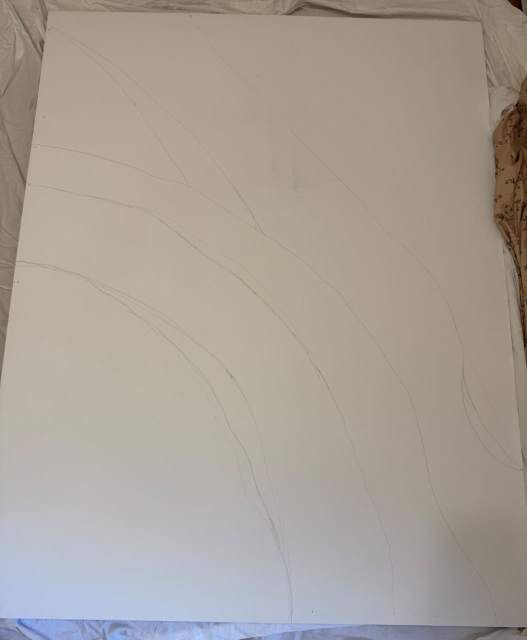
#> input picture example/images/20261104T134947Z-9b31/photo.jpg, 1054 x 1280 px (shown at 1/2 size)
$ python -i relief_scan.py   (imports and definitions only)   (older library calls are emulated)
#> lines starting #> are read from the running program, lines starting #| are printed output that depends on the picture
#> further down, picture is the input picture: shape (1280, 1054, 3); mean B, G, R 150.1, 160.1, 167.3
"""Relief scan: recover a painting's surface from photos lit by a torch moved around it.

    uv run python -m impasto.relief_scan photo1.jpg ... photo5.jpg --out scan/
    uv run python -m impasto.relief_scan photos/*.jpg --corners 20,60 1170,45 1185,1480 95,1495

The phone stays still and only the light moves. Nobody measures where the torch
was, so it's read from the photos:

1. The paint's own color cancels out by dividing a pixel across the photos. What's
   left is lighting: a slow slope of brightness across the canvas, falling away from
   the torch, and fine shading from the relief.
2. The slow slope's direction says where the torch was in each photo.
3. With the lights known, each pixel's normal is solved on its own, setting aside
   highlights and shadows, and the normals are integrated into a height map.
4. To say whether it worked with no true surface to compare against, each photo is
   predicted from the others. A surface that's real predicts a photo it hasn't seen.

Height comes out in canvas pixels, and its overall scale is an estimate: the shape
of the relief is measured, its absolute depth isn't. Slow changes across the canvas
are removed, because a canvas is flat at that scale and torch falloff is not.
"""

from __future__ import annotations

import argparse
import json
from dataclasses import asdict, dataclass, field
from pathlib import Path

import cv2
import numpy as np
from PIL import Image, ImageOps
from pillow_heif import register_heif_opener

from impasto.rectify import linear_to_srgb, order_corners, parse_point, srgb_to_linear

MIN_PHOTOS = 4
MAX_SIDE = 1600
# Shading that changes more slowly than this share of the long side counts as torch falloff.
FALLOFF_SCALE = 0.06
CLIPPED = 250
DARK = 6
# The torch's height above the canvas plane. The photos can't say, and it sets only the
# relief's overall scale. The capture steps ask for about this.
ASSUMED_ELEVATION = 35.0
# Brightness slope across the canvas, in log units per canvas side, below which the torch's side can't be told.
FAINTEST_FALLOFF = 0.03
# How well a surface must predict a photo it hasn't seen before it's called a relief.
TRUSTED_PREDICTION = 0.5
LUMA = np.array([0.0722, 0.7152, 0.2126])  # BGR


# [1 line not run here, left out]


class ReliefScanError(ValueError):
    """The photos can't give a relief; the message says what to do about it."""


@dataclass
class Quality:
    photos: int
    prediction: float  # correlation between each photo's shading and its prediction from the others
    moved_px: list[float]  # how far each photo was shifted to line it up with the first
    integrability: float  # share of the solved slopes that don't fit any surface: 0 is a true surface
    slope_median: float
    warnings: list[str] = field(default_factory=list)


@dataclass
class ReliefScan:
    height: np.ndarray  # H x W floats, in canvas pixels
    normals: np.ndarray  # H x W x 3, x right, y down, z toward the viewer
    albedo: np.ndarray  # H x W x 3 uint8 BGR: the paint with the torch's shading taken out
    light_azimuths: list[float]  # where the torch was: 0 = right, clockwise on screen, as in the renderer
    quality: Quality


# [11 lines left out: functions read_photo, fit_size, not called in this run]


def _edges(image: np.ndarray) -> np.ndarray:
    """Where the paint's edges are: a ridge's bright side flips with the light, its edge doesn't."""
    gray = np.log(cv2.cvtColor(image, cv2.COLOR_BGR2GRAY).astype(np.float32) + 8.0)
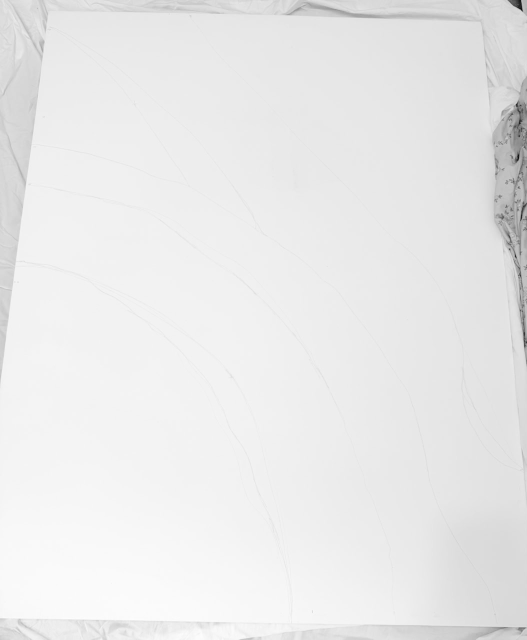
#> gray: shape (1280, 1054) float32 (shown at 1/2 size); min 2.4, max 5.37, mean 5.12; drawn with min black and max white
    smooth = cv2.GaussianBlur(gray, (0, 0), 1.0)
    return cv2.GaussianBlur(cv2.magnitude(cv2.Sobel(smooth, cv2.CV_32F, 1, 0), cv2.Sobel(smooth, cv2.CV_32F, 0, 1)), (0, 0), 2.0)
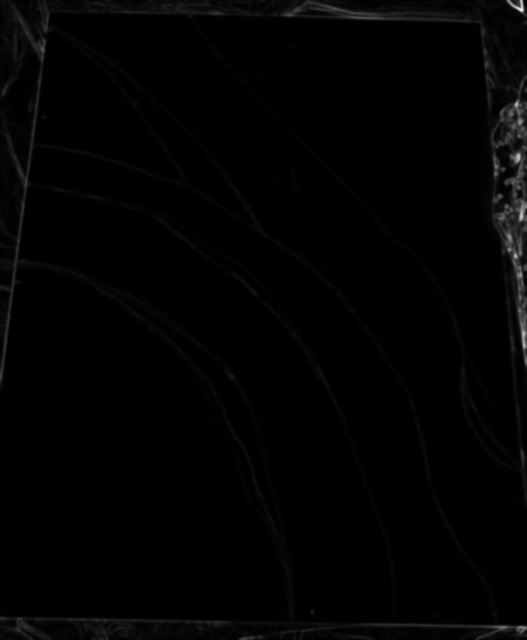
#> returned value: shape (1280, 1054) float32 (shown at 1/2 size); min 0, max 3.09, mean 0.036; drawn with min black and max white


# [65 lines left out: functions line_up, crop_to_canvas, _plane_gradient, _falloff_gradients, _shading, lights_from_falloff, not called in this run]


def lights_from_azimuths(azimuths: list[float]) -> np.ndarray:
    radians = np.radians(azimuths)
    return np.stack([np.cos(radians), np.sin(radians)], axis=1) / np.tan(np.radians(ASSUMED_ELEVATION))


# [218 lines left out: functions prediction_score, _solve_normals, integrate, _measure, _solve, scan and 3 more, not called in this run]


# [2 lines not run here, left out]

>>> import cv2
>>> picture = cv2.imread('../../example/images/20261104T134947Z-9b31/photo.jpg')
>>> result = _edges(picture)
